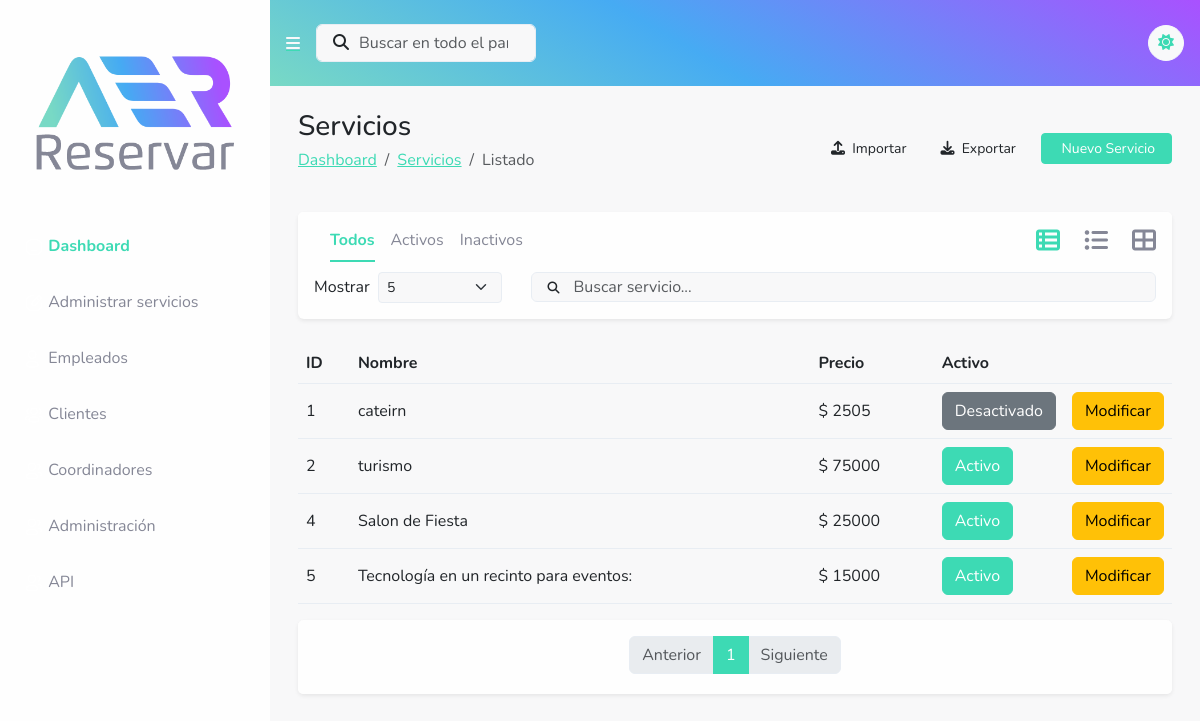
/servicios/listado/, run on the app's committed database.
### reservas/models.py (models this page shows, shortened)
class Servicio(models.Model):
    nombre = models.CharField(max_length=100, verbose_name="Nombre")
    descripcion = models.CharField(max_length=150, verbose_name="Descripcion")
    precio = models.IntegerField(verbose_name="Precio", help_text='')
    activo = models.BooleanField(default=True, verbose_name="¿Está activo?")
    imagen = models.ImageField(upload_to='upload/img/servicios/', null=True, blank=True, verbose_name='Imagen')
    created = models.DateTimeField(verbose_name="Creado el", auto_now_add=True)
    updated = models.DateTimeField(verbose_name="Actualizado el", auto_now=True)
    class Meta:
        db_table = 'Servicio_db'
        verbose_name = 'Servicio'
        verbose_name_plural = 'Servicios'

### reservas/views.py (the view)
# urls.py: path('servicios/listado/', views.list_service_view, name='services_list'),
def list_service_view(request, cnt=5):
    filter_mode = request.GET.get('filter', 'all')
    query = request.GET.get('search')
    if query:
        servicios = Servicio.objects.filter(nombre__icontains=query)
        if len(servicios) < 1:
            messages.info(request, "No se han encontrado resultados para a busqueda.")
            servicios = Servicio.objects.all()
    else:
        if 'inactive' in filter_mode:
            servicios = Servicio.objects.filter(activo=False)
        elif 'active' in filter_mode:
            servicios = Servicio.objects.filter(activo=True)
        else:
            servicios = Servicio.objects.all()
    paginator = Paginator(servicios, cnt)
    page = request.GET.get('page')
    try:
        items = paginator.page(page)
    except PageNotAnInteger:
        items = paginator.page(1)
    except EmptyPage:
        items = paginator.page(paginator.num_pages)
    index = items.number - 1
    max_index = len(paginator.page_range)
    start_index = index - 5 if index >= 5 else 0
    end_index = index + 5 if index <= max_index - 5 else max_index
    page_range = paginator.page_range[start_index:end_index]
    context = {
        'form': ServicioForm(),
        'titulo_singular': "servicio",
        'titulo_plural': "servicios",
        'headers': ["ID", "Nombre", "Precio", "Activo"],
        'servicios': items,
        'page_range': page_range,
        'cnt': cnt,
        'filter': filter_mode,
        'query': query
    }
    return render(request, 'listado_servicios.html', context)

### reservas/forms.py
class ServicioForm(forms.ModelForm):
    class Meta:
        model = Servicio
        fields = ['nombre', 'descripcion', 'precio', 'imagen']
    def __init__(self, *args, **kwargs):
        super().__init__(*args, **kwargs)
        self.fields['nombre'].widget.attrs.update({'class': 'form-control', 'placeholder': 'Ingrese el Nombre'})
        self.fields['descripcion'].widget.attrs.update({'class': 'form-control', 'placeholder': 'Ingrese una descipción'})
        self.fields['precio'].widget.attrs.update({'class': 'form-control', 'placeholder': 'Ingrese el precio'})
        self.fields['imagen'].widget.attrs.update({'class': 'form-control'})

### reservas/templates/listado_servicios.html (shortened to what this page needs)
{% extends "base.html" %}
{% load static %}
{% block content%}
<div class="container-fluid">
    <div class="row">
        <div class="col">
            <div class="d-sm-flex justify-content-between align-items-center mb-4 mx-3">
                <div>
                    <h3 class="mb-1">Servicios</h3>
                    <nav aria-label="breadcrumb">
                        <ol class="breadcrumb">
                            <li class="breadcrumb-item"><a href="{% url 'dashboard' %}">Dashboard</a></li>
                            <li class="breadcrumb-item"><a href="{% url 'services_list' %}">Servicios</a></li>
                            <li class="breadcrumb-item active" aria-current="page">Listado</li>
                        </ol>
                    </nav>
                </div>
                <div class="d-flex justify-content-end">
                    <a class="btn btn-custom btn-sm d-none d-sm-inline-block mx-2"
                       data-bs-toggle="modal"
                       data-bs-target="#importModal"
                       href="#">
                        <i class="fa-solid fa-upload"></i>
                        &nbsp;Importar
                    </a>
                    <a class="btn btn-custom btn-sm d-none d-sm-inline-block mx-2"
                       href="{% url 'export_data_service' %}?format=csv">
                        <i class="fa-solid fa-download"></i>
                        &nbsp;Exportar
                    </a>
                    <a class="btn btn-primary btn-sm d-none d-sm-inline-block ms-2 px-3"
                       onclick="cleanData('Servicio')"
                       data-bs-toggle="modal"
                       data-bs-target="#newServiceModal"
                       href="#">
                        &nbsp;Nuevo Servicio
                    </a>
                </div>
            </div>
        </div>
    </div>
    <div class="row">
        <div class="col">
            <div class="card border-0 shadow-sm mx-3">
                <div class="card-header d-flex border-0 pb-0">
                    <div class="col">
                        {% load custom_filters %}
                        <ul class="nav nav-underline ps-3">
                            <li class="nav-item">
                                <a class="nav-link {% if filter == 'all' %}active{% endif %}"
                                   id="all-filter"
                                   href="?filter=all">
                                    Todos
                                </a>
                            </li>
                            <li class="nav-item">
                                <a class="nav-link {% if filter == 'active' %}active{% endif %}"
                                   id="active-filter"
                                   href="?filter=active">
                                    Activos
                                </a>
                            </li>
                            <li class="nav-item">
                                <a class="nav-link {% if filter == 'inactive' %}active{% endif %}"
                                   id="inactive-filter"
                                   href="?filter=inactive">
                                    Inactivos
                                </a>
                            </li>
                        </ul>
                    </div>
                    <div class="col">
                        <ul class="nav nav-underline justify-content-end">
                            <li class="nav-item">
                                <a class="nav-link px-0 active border-bottom-0"
                                   id="a_table_id"
                                   data-bs-toggle="tab"
                                   data-bs-target="#table_id"
                                   role="tab"
                                   aria-controls="table_id"
                                   aria-selected="false"
                                   onclick="setViewMode('view-mode', 'table')"
                                   href="#">
                                    <i class="fs-4 fa-solid fa-table-list"></i>
                                </a>
                            </li>
                            <li class="nav-item">
                                <a class="nav-link px-2 border-bottom-0"
                                   id="a_compact_cards_id"
                                   data-bs-toggle="tab"
                                   data-bs-target="#compact_cards_id"
                                   role="tab"
                                   aria-controls="compact_cards_id"
                                   aria-selected="false"
                                   onclick="setViewMode('view-mode', 'compact_card')"
                                   href="#">
                                    <i class="fs-4 fa-solid fa-list-ul"></i>
                                </a>
                            </li>
                            <li class="nav-item">
                                <a class="nav-link px-0 border-bottom-0"
                                   id="a_cards_id"
                                   data-bs-toggle="tab"
                                   data-bs-target="#cards_id"
                                   role="tab"
                                   aria-controls="cards_id"
                                   onclick="setViewMode('view-mode', 'card')"
                                   href="#">
                                    <i class="fs-4 fa-solid fa-table-cells-large"></i>
                                </a>
                            </li>
                        </ul>
                        <div class="d-flex justify-content-end align-items-center pt-1">
                        </div>
                    </div>
                </div>
                <div class="card-body pt-1 pb-0">
                    <div class="row mb-2">
                        <div class="col-sm-12 col-md-12 col-lg-4 col-xl-3 col-xxl-3 text-nowrap">
                            <label class="form-label d-flex align-items-center">Mostrar &nbsp;
                                <select class="d-flex form-select form-select-sm"
                                        id="cantidad-select" name="cantidad">
                                    <option value="5" {% if cnt == 5 %}selected{% endif %}>5</option>
                                </select>&nbsp;
                            </label>
                        </div>
                        <div class="col-sm-12 col-md-12 col-lg-8 col-xl-9 col-xxl-9">
                            <div class="text-end d-flex align-items-center justify-content-end">
                                <form class="d-flex flex-sm-fill align-items-center" action="{% url 'services_list' %}" method="GET" novalidate="">
                                    <button class="btn position-absolute ps-3 py-auto" type="submit" style="">
                                        <i class="fa fa-search" style="font-size: 12px;"></i>
                                    </button>
                                    <input type="search" name="search" class="form-control ps-6 search" placeholder="Buscar servicio..." style="height: 30px;">
                                </form>
                            </div>
                        </div>
                    </div>
                </div>
            </div>
        </div>
    </div>
    <div class="tab-content" id="tab-content">
        <div class="tab-pane active show" id="table_id" role="tabpanel" aria-labelledby="table_id">
            <div class="row mt-4 mx-3">
                {% include 'addons/table_service.html' %}
            </div>
        </div>
    </div>
    <div class="row">
        <div class="col">
            <div class="card border-0 shadow-sm mx-3">
                <div class="card-footer rounded-top border-0 d-flex pt-3 pb-1">
                    <div class="col">
                        <nav class="d-flex justify-content-center">
                            <ul class="pagination">
                                {% if servicios.has_previous %}
                                <li class="page-item">
                                    <a class="page-link"
                                       href="?{% if request.GET %}{{ request.GET.urlencode|remove:'page' }}&{% endif %}page={{ servicios.previous_page_number }}"
                                       aria-label="Previous">
                                        <span aria-hidden="true">Anterior</span>
                                    </a>
                                </li>
                                {% else %}
                                <li class="page-item disabled">
                                    <a class="page-link" href="#" aria-label="Previous">
                                        <span aria-hidden="true">Anterior</span>
                                    </a>
                                </li>
                                {% endif %}
                                {% for num in page_range %}
                                {% if servicios.number == num %}
                                <li class="page-item active"><a class="page-link" href="#">{{ num }}</a></li>
                                {% endif %}
                                {% endfor %}
                                {% if servicios.has_next %}
                                <li class="page-item">
                                    <a class="page-link"
                                       href="?{% if request.GET %}{{ request.GET.urlencode|remove:'page' }}&{% endif %}page={{ servicios.next_page_number }}"
                                       aria-label="Next">
                                        <span aria-hidden="true">Siguiente</span>
                                    </a>
                                </li>
                                {% else %}
                                <li class="page-item disabled">
                                    <a class="page-link" href="#" aria-label="Next">
                                        <span aria-hidden="true">Siguiente</span>
                                    </a>
                                </li>
                                {% endif %}
                            </ul>
                        </nav>
                    </div>
                </div>
            </div>
        </div>
    </div>
</div>
{% endblock%}

### reservas/templates/addons/table_service.html
<div class="col px-0">
    <div class="table-responsive table"
         id="dataTable"
         role="grid"
         aria-describedby="dataTable_info">
        <table class="table my-0">
                            <thead>
                            <tr>
                                {% for titulo in headers %}
                                <th>{{ titulo }}</th>
                                {%endfor%}
                                <th></th>
                            </tr>
                            </thead>
                            <tbody>
                            {% for servicio in servicios %}
                            <tr class="align-middle">
                                <td>{{ servicio.id }}</td>
                                <td>{{ servicio.nombre }}</td>
                                <td>$ {{ servicio.precio }}</td>
                                <td style="width: 116px;">
                                    {% if servicio.activo %}
                                    <a class="btn btn-primary" href="/servicios/desactivar/{{servicio.id }}">Activo</a>
                                    {% else %}
                                    <a class="btn btn-secondary" href="/servicios/activar/{{ servicio.id }}">Desactivado</a>
                                    {% endif %}
                                </td>
                                <td style="width: 100px;">
                                    <a class="btn btn-warning"
                                       href="#"
                                       onclick="edit_servicio(this, '{{ servicio.descripcion }}')"
                                       data-id="{{ servicio.id }}"
                                       data-bs-toggle="modal"
                                       data-bs-target="#newServiceModal">
                                       Modificar
                                    </a>
                                </td>
                            </tr>
                            {%endfor%}
                            </tbody>
                        </table>
    </div>
</div>

### reservas/static/assets/css/custom.css (style rules this page uses)
body { margin: 0; font-family: "Nunito", -apple-system, BlinkMacSystemFont, "Segoe UI", Roboto, "Helvetica Neue", Arial, sans-serif, "Apple Color Emoji", "Segoe UI Emoji", "Segoe UI Symbol", "Noto Color Emoji"; font-size: SFMono-Regular, Menlo, Monaco, Consolas, "Liberation Mono", "Courier New", monospace; font-weight: 400; line-height: 1.5; }
.btn-custom { --bs-btn-hover-color: var(--bs-primary); --bs-btn-active-border-color: transparent; --bs-btn-active-color: var(--bs-primary); }
.search { text-indent: 30px; }
html { height: 100%; }
.grid-container { display: grid; grid-template-columns: 100%; grid-template-rows: 110px auto 100px; grid-column-gap: 0px; grid-row-gap: 0px; height: 100%; grid-template-areas: "nav nav" "main main" "footer footer"; }
@media (min-width: 992px) { .grid-container { grid-template-columns: 270px auto; grid-template-rows: 110px auto 100px; grid-column-gap: 0px; grid-row-gap: 0px; height: 100%; grid-template-areas: "aside nav" "aside main" "aside footer"; } }

### data on the page
Servicio: id "1", nombre "cateirn", precio "2505"
Servicio: id "2", nombre "turismo", precio "75000"
Servicio: id "4", nombre "Salon de Fiesta", precio "25000"
Servicio: id "5", nombre "Tecnología en un recinto para eventos:", precio "15000"

### other printed values
{{ titulo }} "ID" "Nombre" "Precio" "Activo"
{{ num }} "1"
